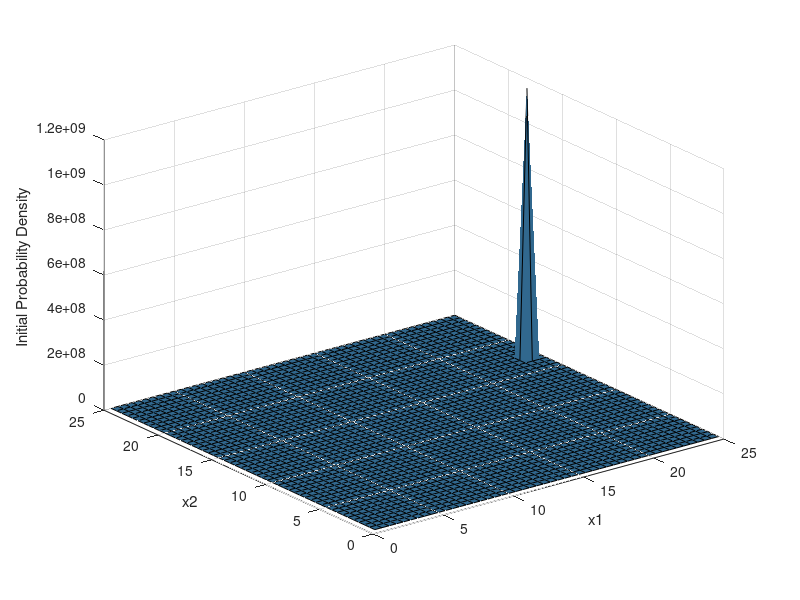

MATLAB code to generate this figure: (Note: this script raises an error after producing the figure.)
% some parameters
n1 = 50;
n2 = 50;
N = n1*n2;
r = zeros(1,N);
u = zeros(1,N);
d = 0.5;
DD = d.*ones(6,N);
sig = vertcat(3.*ones(1,N),3.*ones(1,N),ones(1,N));
mu = 7.*ones(2,N);
par = struct;
par.ndim = 2;
par.N = N;
par.ns = 2;
par.maxP = 4;
par.tolD = 1.0e-4;
par.dim = [n1,n2];
par.dt = .05;
par.nextr = 10; % this parameter might want to play with
par.n1 = n1;
par.n2 = n2;

% initial distribution
m = [24,17];
s = [.01,0.01;.01,.01];
x1 = linspace(d,n1*d,n1);
x2 = linspace(d,n2*d,n2);
[X1,X2] = meshgrid(x1,x2); % currently hard-coded for 20 points
X = [X1(:),X2(:)];
Jnow = mvnpdf(X,m,s);
Jnow_plot = reshape(Jnow,length(x1),length(x2));
Jnow = Jnow';

% plot initial distribution
surf(x1,x2,Jnow_plot)
caxis([min(Jnow_plot(:))-0.5*range(Jnow_plot(:)),max(Jnow_plot(:))])
axis([0 25 0 25 0 12.0e8])
xlabel('x1')
ylabel('x2')
zlabel('Initial Probability Density')

% iterate through 2dmap to solve PDE system
for i=1:50
    Jnext = HJBmap2D(DD,Jnow,r,u,mu,sig,par);
    % plot initial distribution
    Jnext_plot = reshape(Jnext,length(x1),length(x2));
    surf(x1,x2,Jnext_plot)
    caxis([min(Jnext_plot(:))-0.5*range(Jnext_plot(:)),max(Jnext_plot(:))])
    axis([0 25 0 25 0 12.0e7])
    xlabel('x1')
    ylabel('x2')
    zlabel('Current Probability Density')
    pause(0.5);
    error_matrix=Jnext-Jnow;
    Jnow = Jnext;
end